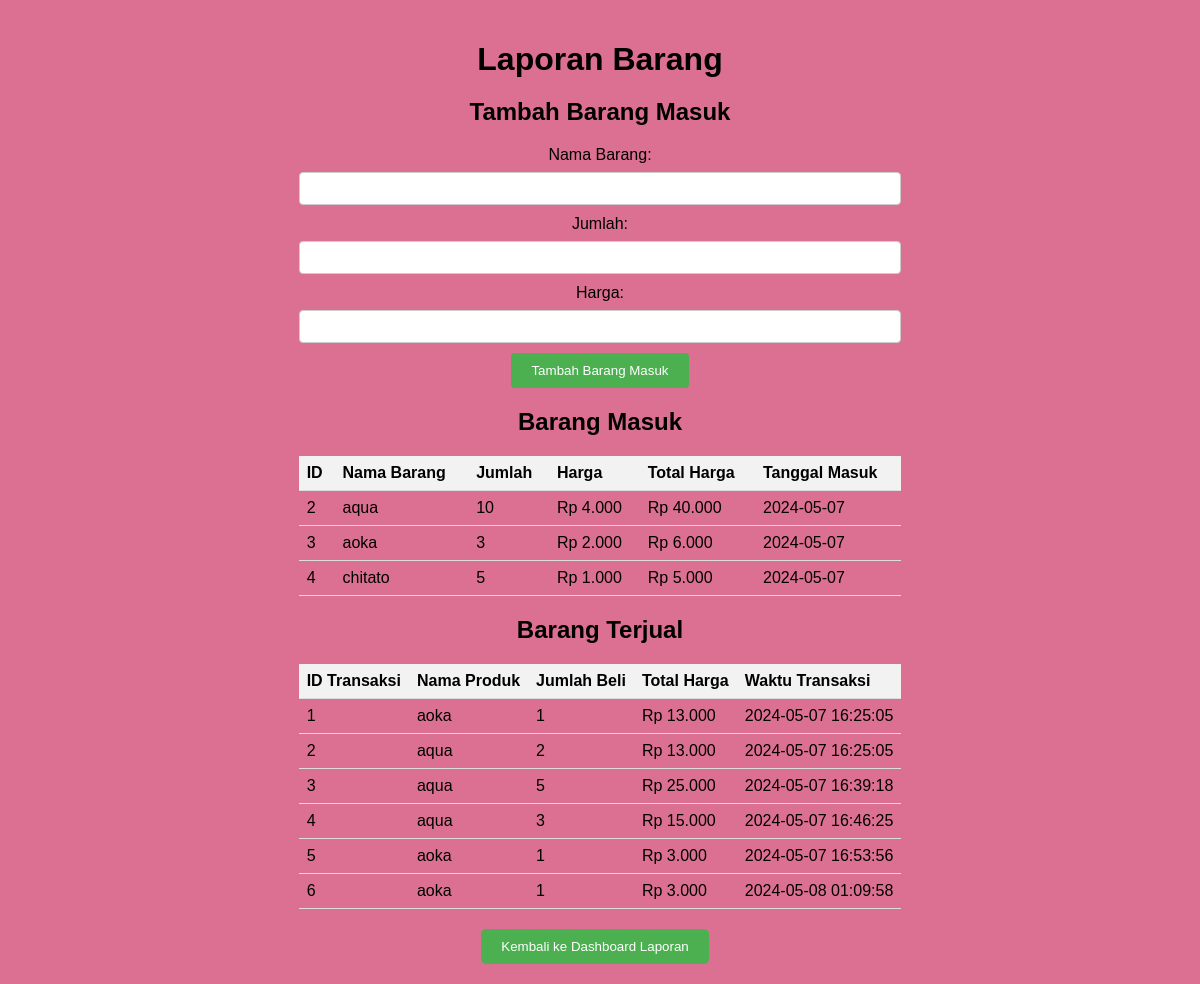
Page /BundaMart/laporan_barang.php on the committed database.
### tables this page shows
CREATE TABLE `riwayat_barang_masuk` (
  `id` int(11) NOT NULL,
  `nama_barang` varchar(100) NOT NULL,
  `harga_barang` int(11) NOT NULL,
  `jumlah_masuk` int(11) NOT NULL,
  `tanggal_masuk` date NOT NULL,
  `total_harga` decimal(10,2) NOT NULL DEFAULT 0.00
);

CREATE TABLE `riwayat_transaksi` (
  `id` int(11) NOT NULL,
  `nama_produk` varchar(255) DEFAULT NULL,
  `harga_produk` decimal(10,2) DEFAULT NULL,
  `jumlah_beli` int(11) DEFAULT NULL,
  `total_harga` decimal(10,2) DEFAULT NULL,
  `waktu_transaksi` timestamp NOT NULL DEFAULT current_timestamp()
);

### BundaMart/laporan_barang.php (the view, shortened to what this page needs)
<?php
include 'koneksi.php';
$query_barang_masuk = "SELECT * FROM riwayat_barang_masuk";
$result_barang_masuk = mysqli_query($koneksi, $query_barang_masuk);
$query_barang_terjual = "SELECT * FROM riwayat_transaksi";
$result_barang_terjual = mysqli_query($koneksi, $query_barang_terjual);
?>
<!DOCTYPE html>
<html lang="en">
<head>
</head>
<body>
    <div class="container">
        <h1>Laporan Barang</h1>
        <h2>Tambah Barang Masuk</h2>
        <form method="POST" action="<?php echo htmlspecialchars($_SERVER["PHP_SELF"]); ?>">
            <label for="nama_barang">Nama Barang:</label>
            <input type="text" id="nama_barang" name="nama_barang" required>
            <label for="jumlah_masuk">Jumlah:</label>
            <input type="number" id="jumlah_masuk" name="jumlah_masuk" min="1" required>
            <label for="harga_barang">Harga:</label>
            <input type="number" id="harga_barang" name="harga_barang" min="0" required>
            <button type="submit" name="submit_barang_masuk">Tambah Barang Masuk</button>
        </form>
        <h2>Barang Masuk</h2>
        <table>
            <thead>
                <tr>
                    <th>ID</th>
                    <th>Nama Barang</th>
                    <th>Jumlah</th>
                    <th>Harga</th>
                    <th>Total Harga</th>
                    <th>Tanggal Masuk</th>
                </tr>
            </thead>
            <tbody>
                <?php
                if ($result_barang_masuk) {
                    while ($row = mysqli_fetch_assoc($result_barang_masuk)) {
                        echo "<tr>";
                        echo "<td>" . $row['id'] . "</td>";
                        echo "<td>" . $row['nama_barang'] . "</td>";
                        echo "<td>" . $row['jumlah_masuk'] . "</td>";
                        echo "<td>Rp " . number_format($row['harga_barang'], 0, ',', '.') . "</td>";
                        echo "<td>Rp " . number_format($row['total_harga'], 0, ',', '.') . "</td>";
                        echo "<td>" . $row['tanggal_masuk'] . "</td>";
                        echo "</tr>";
                    }
                } else {
                    echo "<tr><td colspan='6'>Tidak ada data barang masuk.</td></tr>";
                }
                ?>
            </tbody>
        </table>
        <h2>Barang Terjual</h2>
        <table>
            <thead>
                <tr>
                    <th>ID Transaksi</th>
                    <th>Nama Produk</th>
                    <th>Jumlah Beli</th>
                    <th>Total Harga</th>
                    <th>Waktu Transaksi</th>
                </tr>
            </thead>
            <tbody>
                <?php
                if ($result_barang_terjual) {
                    while ($row = mysqli_fetch_assoc($result_barang_terjual)) {
                        echo "<tr>";
                        echo "<td>" . $row['id'] . "</td>";
                        echo "<td>" . $row['nama_produk'] . "</td>";
                        echo "<td>" . $row['jumlah_beli'] . "</td>";
                        echo "<td>Rp " . number_format($row['total_harga'], 0, ',', '.') . "</td>";
                        echo "<td>" . $row['waktu_transaksi'] . "</td>";
                        echo "</tr>";
                    }
                } else {
                    echo "<tr><td colspan='5'>Tidak ada data barang terjual.</td></tr>";
                }
                ?>
            </tbody>
        </table>
        <div class="button-container">
            <button onclick="window.location.href='laporan.php'">Kembali ke Dashboard Laporan</button>
        </div>
    </div>
</body>
</html>

### BundaMart/laporan_barang.php (style rules this page uses)
body { font-family: Arial, sans-serif; background-color: palevioletred; background-size: cover; background-position: center; margin: 0; padding: 0; height: 100vh; display: flex; flex-direction: column; align-items: center; color: black; }
.container { max-width: 800px; margin: 0 auto; padding: 20px; text-align: center; }
h1 { margin-bottom: 20px; }
table { width: 100%; border-collapse: collapse; margin-bottom: 20px; }
th, td { padding: 8px; border-bottom: 1px solid #ddd; text-align: left; }
th { background-color: #f2f2f2; }
.button-container { margin-top: 20px; }
.button-container button { margin-right: 10px; padding: 10px 20px; background-color: #4CAF50; color: white; border: none; border-radius: 5px; cursor: pointer; }
form { margin-bottom: 20px; }
form label { display: block; margin-bottom: 8px; }
form input[type="text"], form input[type="number"] { width: 100%; padding: 8px; margin-bottom: 10px; border: 1px solid #ccc; border-radius: 4px; box-sizing: border-box; }
form button[type="submit"] { background-color: #4CAF50; color: white; padding: 10px 20px; border: none; border-radius: 4px; cursor: pointer; }

### rows in the picture
riwayat_barang_masuk: id "2", nama_barang "aqua", jumlah_masuk "10", harga_barang "4.000", total_harga "40.000", tanggal_masuk "2024-05-07"
riwayat_barang_masuk: id "3", nama_barang "aoka", jumlah_masuk "3", harga_barang "2.000", total_harga "6.000", tanggal_masuk "2024-05-07"
riwayat_barang_masuk: id "4", nama_barang "chitato", jumlah_masuk "5", harga_barang "1.000", total_harga "5.000", tanggal_masuk "2024-05-07"
riwayat_transaksi: id "1", nama_produk "aoka", jumlah_beli "1", total_harga "13.000", waktu_transaksi "2024-05-07 16:25:05"
riwayat_transaksi: id "2", nama_produk "aqua", jumlah_beli "2", total_harga "13.000", waktu_transaksi "2024-05-07 16:25:05"
riwayat_transaksi: id "3", nama_produk "aqua", jumlah_beli "5", total_harga "25.000", waktu_transaksi "2024-05-07 16:39:18"
riwayat_transaksi: id "4", nama_produk "aqua", jumlah_beli "3", total_harga "15.000", waktu_transaksi "2024-05-07 16:46:25"
riwayat_transaksi: id "5", nama_produk "aoka", jumlah_beli "1", total_harga "3.000", waktu_transaksi "2024-05-07 16:53:56"
riwayat_transaksi: id "6", nama_produk "aoka", jumlah_beli "1", total_harga "3.000", waktu_transaksi "2024-05-08 01:09:58"
